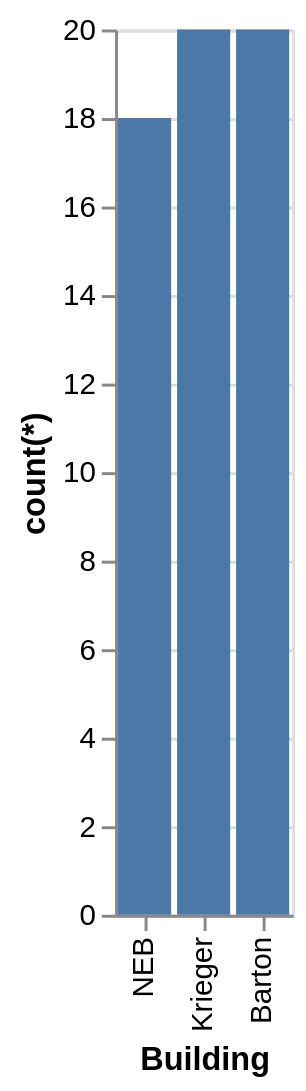

Specify this chart in Vega-Lite:
### Vega-Lite specification from a JSON file in a GitHub repository (floating-point values rounded to 4 significant figures)
{"data": {"values": [{"x_data": "NEB", "y_data": 18}, {"x_data": "Krieger", "y_data": 20}, {"x_data": "Barton", "y_data": 20}]}, "mark": "bar", "encoding": {"x": {"field": "x_data", "type": "nominal", "title": "Building", "sort": "descending"}, "y": {"field": "y_data", "type": "quantitative", "title": "count(*)"}}}
